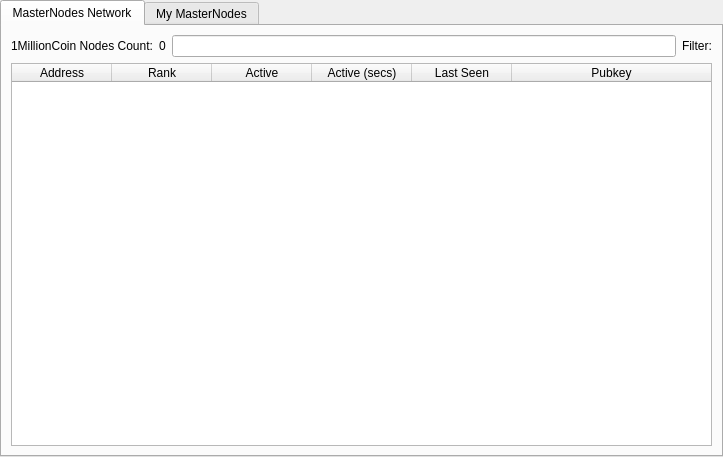
<?xml version="1.0" encoding="UTF-8"?>
<ui version="4.0">
 <class>MasternodeManager</class>
 <widget class="QWidget" name="MasternodeManager">
  <property name="geometry">
   <rect>
    <x>0</x>
    <y>0</y>
    <width>723</width>
    <height>457</height>
   </rect>
  </property>
  <property name="windowTitle">
   <string>Form</string>
  </property>
  <layout class="QVBoxLayout" name="topLayout">
   <property name="leftMargin">
    <number>0</number>
   </property>
   <property name="topMargin">
    <number>0</number>
   </property>
   <property name="rightMargin">
    <number>0</number>
   </property>
   <property name="bottomMargin">
    <number>0</number>
   </property>
   <item>
    <layout class="QVBoxLayout" name="verticalLayout">
     <property name="bottomMargin">
      <number>0</number>
     </property>
     <item>
      <widget class="QTabWidget" name="tabWidget">
       <property name="currentIndex">
        <number>0</number>
       </property>
       <widget class="QWidget" name="tab">
        <attribute name="title">
         <string>MasterNodes Network</string>
        </attribute>
        <layout class="QGridLayout" name="gridLayout">
         <item row="1" column="0">
          <widget class="QTableWidget" name="tableWidget">
           <property name="editTriggers">
            <set>QAbstractItemView::NoEditTriggers</set>
           </property>
           <property name="alternatingRowColors">
            <bool>true</bool>
           </property>
           <property name="selectionBehavior">
            <enum>QAbstractItemView::SelectRows</enum>
           </property>
           <attribute name="horizontalHeaderStretchLastSection">
            <bool>true</bool>
           </attribute>
           <column>
            <property name="text">
             <string>Address</string>
            </property>
           </column>
           <column>
            <property name="text">
             <string>Rank</string>
            </property>
           </column>
           <column>
            <property name="text">
             <string>Active</string>
            </property>
           </column>
           <column>
            <property name="text">
             <string>Active (secs)</string>
            </property>
           </column>
           <column>
            <property name="text">
             <string>Last Seen</string>
            </property>
           </column>
           <column>
            <property name="text">
             <string>Pubkey</string>
            </property>
           </column>
          </widget>
         </item>
         <item row="0" column="0">
          <layout class="QGridLayout" name="gridLayout2">
          <item row="0" column="0">
          <layout class="QHBoxLayout" name="horizontalLayout_3">
           <property name="bottomMargin">
            <number>0</number>
           </property>
           <item>
            <widget class="QLabel" name="label_2">
             <property name="text">
              <string>1MillionCoin Nodes Count:</string>
             </property>
            </widget>
           </item>
           <item>
            <widget class="QLabel" name="countLabel">
                <property name="sizePolicy">
                 <sizepolicy hsizetype="Fixed" vsizetype="Preferred">
                  <horstretch>0</horstretch>
                  <verstretch>0</verstretch>
                 </sizepolicy>
                </property>
                <property name="minimumWidth">
                 <number>140</number>
                </property>
                <property name="maximumWidth">
                 <number>140</number>
                </property>
             <property name="text">
              <string>0</string>
             </property>
            </widget>
           </item>
           </layout>
           </item>
           <item row="0" column="1">
            <layout class="QHBoxLayout" name="horizontalLayout_4">
              <property name="bottomMargin">
               <number>0</number>
              </property>
              <property name="direction">
               <enum>QBoxLayout::RightToLeft</enum>
              </property>
              <item>
               <widget class="QLineEdit" name="filterEdit">
                <property name="clearButtonEnabled">
                 <bool>true</bool>
                </property>
               </widget>
              </item>
              <item>
               <widget class="QLabel" name="filterLabel">
                <property name="text">
                 <string>Filter:</string>
                </property>
               </widget>
              </item>
             </layout>
           </item>
          </layout>
         </item>
        </layout>
       </widget>
       <widget class="QWidget" name="tab_2">
        <attribute name="title">
         <string>My MasterNodes</string>
        </attribute>
        <layout class="QGridLayout" name="gridLayout_2">
         <item row="0" column="0">
          <layout class="QVBoxLayout" name="verticalLayout_2">
           <property name="bottomMargin">
            <number>0</number>
           </property>
           <item>
            <layout class="QHBoxLayout" name="horizontalLayout">
             <item>
              <widget class="QPushButton" name="createButton">
               <property name="text">
                <string>&amp;Create...</string>
               </property>
              </widget>
             </item>
             <item>
              <widget class="QPushButton" name="copyAddressButton">
               <property name="text">
                <string>Copy &amp;Address</string>
               </property>
              </widget>
             </item>
             <item>
              <spacer name="horizontalSpacer">
               <property name="orientation">
                <enum>Qt::Horizontal</enum>
               </property>
               <property name="sizeHint" stdset="0">
                <size>
                 <width>40</width>
                 <height>20</height>
                </size>
               </property>
              </spacer>
             </item>
            </layout>
           </item>
           <item>
            <widget class="QTableWidget" name="tableWidget_2">
             <property name="editTriggers">
              <set>QAbstractItemView::NoEditTriggers</set>
             </property>
             <property name="alternatingRowColors">
              <bool>true</bool>
             </property>
             <property name="selectionMode">
              <enum>QAbstractItemView::SingleSelection</enum>
             </property>
             <property name="selectionBehavior">
              <enum>QAbstractItemView::SelectRows</enum>
             </property>
             <attribute name="horizontalHeaderStretchLastSection">
              <bool>true</bool>
             </attribute>
             <column>
              <property name="text">
               <string>Alias</string>
              </property>
             </column>
             <column>
              <property name="text">
               <string>IP/Onion</string>
              </property>
             </column>
             <column>
              <property name="text">
               <string>Status</string>
              </property>
             </column>
             <column>
              <property name="text">
               <string>Collateral Address</string>
              </property>
             </column>
            </widget>
           </item>
           <item>
            <layout class="QHBoxLayout" name="horizontalLayout_2">
             <property name="bottomMargin">
              <number>0</number>
             </property>
             <item>
              <widget class="QPushButton" name="editButton">
               <property name="text">
                <string>&amp;Edit</string>
               </property>
              </widget>
             </item>
             <item>
              <widget class="QPushButton" name="getConfigButton">
               <property name="text">
                <string>&amp;Get Config</string>
               </property>
              </widget>
             </item>
             <item>
              <widget class="QPushButton" name="removeButton">
               <property name="text">
                <string>&amp;Remove</string>
               </property>
              </widget>
             </item>
             <item>
              <spacer name="horizontalSpacer_2">
               <property name="orientation">
                <enum>Qt::Horizontal</enum>
               </property>
               <property name="sizeHint" stdset="0">
                <size>
                 <width>40</width>
                 <height>20</height>
                </size>
               </property>
              </spacer>
             </item>
            </layout>
           </item>
           <item>
            <layout class="QHBoxLayout" name="horizontalLayout_4">
             <property name="bottomMargin">
              <number>0</number>
             </property>
             <item>
              <widget class="QPushButton" name="startButton">
               <property name="text">
                <string>&amp;Start</string>
               </property>
              </widget>
             </item>
             <item>
              <widget class="QPushButton" name="stopButton">
               <property name="text">
                <string>Sto&amp;p</string>
               </property>
              </widget>
             </item>
             <item>
              <spacer name="horizontalSpacer_4">
               <property name="orientation">
                <enum>Qt::Horizontal</enum>
               </property>
               <property name="sizeHint" stdset="0">
                <size>
                 <width>40</width>
                 <height>20</height>
                </size>
               </property>
              </spacer>
             </item>
            </layout>
           </item>
           <item>
            <layout class="QHBoxLayout" name="horizontalLayout_5">
             <property name="bottomMargin">
              <number>0</number>
             </property>
             <item>
              <widget class="QPushButton" name="startAllButton">
               <property name="text">
                <string>S&amp;tart All</string>
               </property>
              </widget>
             </item>
             <item>
              <widget class="QPushButton" name="stopAllButton">
               <property name="text">
                <string>St&amp;op All</string>
               </property>
              </widget>
             </item>
             <item>
              <spacer name="horizontalSpacer_5">
               <property name="orientation">
                <enum>Qt::Horizontal</enum>
               </property>
               <property name="sizeHint" stdset="0">
                <size>
                 <width>40</width>
                 <height>20</height>
                </size>
               </property>
              </spacer>
             </item>
            </layout>
           </item>
          </layout>
         </item>
        </layout>
       </widget>
      </widget>
     </item>
    </layout>
   </item>
  </layout>
 </widget>
 <resources/>
 <connections/>
</ui>
